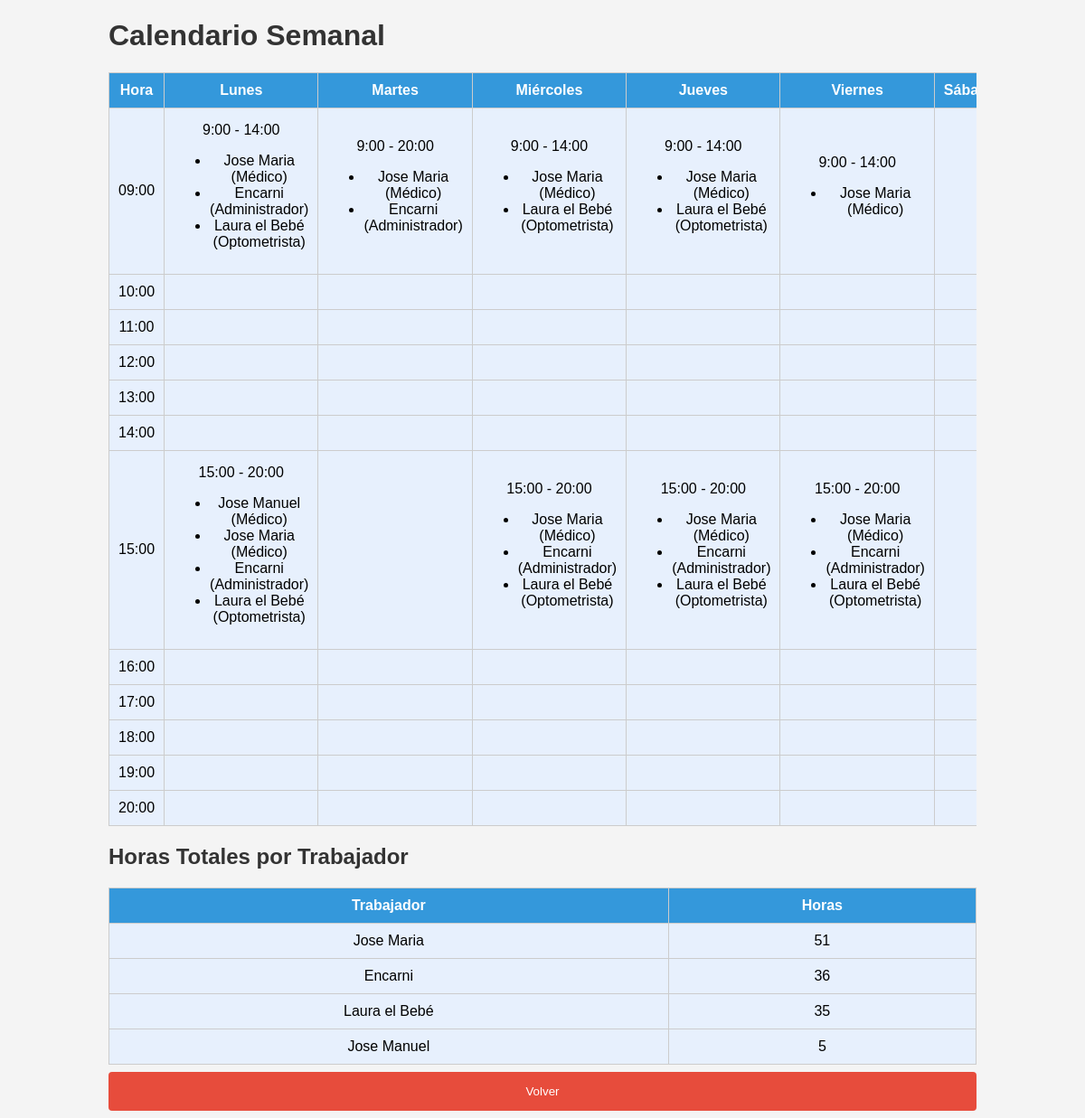
/generate_schedule, run on the app's committed database.
### models.py (models this page shows)
class Nurse(db.Model):
    id = db.Column(db.Integer, primary_key=True)
    name = db.Column(db.String(50), nullable=False)
    role = db.Column(db.String(50), nullable=False)  # Nuevo campo para roles
    availabilities = db.relationship('Availability', backref='nurse', cascade='all, delete-orphan', lazy=True)

### app.py (the view)
@app.route('/generate_schedule')
def generate_schedule():
    nurses = Nurse.query.all()
    required_hours = {
        'Monday': [('09:00', '14:00'), ('15:00', '20:00')],
        'Tuesday': [('09:00', '14:00'), ('15:00', '20:00')],
        'Wednesday': [('09:00', '14:00'), ('15:00', '20:00')],
        'Thursday': [('09:00', '14:00'), ('15:00', '20:00')],
        'Friday': [('09:00', '14:00'), ('15:00', '20:00')]
    }
    scheduler = NurseScheduler(required_hours)
    for nurse in nurses:
        for availability in nurse.availabilities:
            scheduler.add_availability(nurse.name, nurse.role, availability.day, availability.start_time, availability.end_time)
    schedule, unassigned_hours = scheduler.generate_schedule()
    processed_schedule = {day: [] for day in ['Monday', 'Tuesday', 'Wednesday', 'Thursday', 'Friday', 'Saturday', 'Sunday']}
    nurse_hours = defaultdict(int)
    for day, periods in schedule.items():
        if periods:
            current_nurses = None
            current_start = None
            current_end = None
            for (start, end), nurses in sorted(periods.items()):
                start_hour = int(start[:2])
                end_hour = int(end[:2])
                duration = end_hour - start_hour
                if current_nurses is None:
                    current_nurses = sorted(nurses, key=lambda x: x[1] != 'Médico')  # Ordenar para que los médicos estén primero
                    current_start = start_hour
                    current_end = end_hour
                elif current_nurses == nurses:
                    current_end = end_hour
                else:
                    processed_schedule[day].append({
                        'start': current_start,
                        'end': current_end,
                        'nurses': sorted(current_nurses, key=lambda x: x[1] != 'Médico')  # Ordenar para que los médicos estén primero
                    })
                    for nurse, role in current_nurses:
                        nurse_hours[nurse] += (current_end - current_start)
                    current_nurses = sorted(nurses, key=lambda x: x[1] != 'Médico')  # Ordenar para que los médicos estén primero
                    current_start = start_hour
                    current_end = end_hour
            if current_nurses is not None:
                processed_schedule[day].append({
                    'start': current_start,
                    'end': current_end,
                    'nurses': sorted(current_nurses, key=lambda x: x[1] != 'Médico')  # Ordenar para que los médicos estén primero
                })
                for nurse, role in current_nurses:
                    nurse_hours[nurse] += (current_end - current_start)
    unassigned_message = None
    unassigned_details = []
    for day, periods in unassigned_hours.items():
        for period in periods:
            unassigned_details.append(f"{day}: {period[0]} - {period[1]}")
    if unassigned_details:
        unassigned_message = "Las siguientes horas no pudieron ser cubiertas:\n" + "\n".join(unassigned_details)
    return render_template('schedule.html', schedule=processed_schedule, nurse_hours=nurse_hours, unassigned_message=unassigned_message)

### scheduler.py (called while the page is built)
    def add_availability(self, nurse_name, nurse_role, day, start_time, end_time):
        self.availabilities[day].append((nurse_name, nurse_role, start_time, end_time))

### templates/schedule.html (shortened to what this page needs)
<!DOCTYPE html>
<html lang="en">
<head>
    <link rel="stylesheet" href="{{ url_for('static', filename='styles.css') }}">
</head>
<body>
    <div class="container">
        <h1>Calendario Semanal</h1>
        <table class="calendar">
            <thead>
                <tr>
                    <th>Hora</th>
                    <th>Lunes</th>
                    <th>Martes</th>
                    <th>Miércoles</th>
                    <th>Jueves</th>
                    <th>Viernes</th>
                    <th>Sábado</th>
                </tr>
            </thead>
            <tbody>
                {% for hour in range(9, 21) %}
                    <tr>
                        <td>{{ "%02d:00" % hour }}</td>
                        {% for day in ['Monday', 'Tuesday', 'Wednesday', 'Thursday', 'Friday', 'Saturday', 'Sunday'] %}
                            <td>
                                {% for period in schedule[day] %}
                                    {% if period.start == hour %}
                                        <div>{{ period.start }}:00 - {{ period.end }}:00</div>
                                        <ul>
                                            {% for nurse, role in period.nurses %}
                                                <li>{{ nurse }} ({{ role }})</li>
                                            {% endfor %}
                                        </ul>
                                    {% endif %}
                                {% endfor %}
                            </td>
                        {% endfor %}
                    </tr>
                {% endfor %}
            </tbody>
        </table>
        <h2>Horas Totales por Trabajador</h2>
        <table class="nurse-hours">
            <thead>
                <tr>
                    <th>Trabajador</th>
                    <th>Horas</th>
                </tr>
            </thead>
            <tbody>
                {% for nurse, hours in nurse_hours.items() %}
                    <tr>
                        <td>{{ nurse }}</td>
                        <td>{{ hours }}</td>
                    </tr>
                {% endfor %}
            </tbody>
        </table>
        <button class="cancel" onclick="window.location.href='/'">Volver</button>
    </div>
</body>
</html>

### static/styles.css (style rules this page uses)
body { font-family: Arial, sans-serif; background-color: #f4f4f4; margin: 0; padding: 0; }
.container { width: 80%; margin: auto; overflow: hidden; }
h1, h2, h3 { color: #333; }
button { width: 100%; background-color: #3498db; color: white; padding: 14px 20px; margin: 8px 0; border: none; border-radius: 4px; cursor: pointer; }
button.cancel { background-color: #e74c3c; }
.calendar { width: 100%; border-collapse: collapse; margin-bottom: 20px; }
.calendar th, .calendar td { border: 1px solid #ccc; padding: 10px; text-align: center; }
.calendar th { background-color: #3498db; color: white; }
.calendar td { background-color: #e7f0fd; }
.calendar td div { margin: 5px 0; }
.nurse-hours { width: 100%; border-collapse: collapse; }
.nurse-hours th, .nurse-hours td { border: 1px solid #ccc; padding: 10px; text-align: center; }
.nurse-hours th { background-color: #3498db; color: white; }
.nurse-hours td { background-color: #e7f0fd; }

### data on the page
Nurse: name "Jose Maria", role "Médico", hours "51"
Nurse: name "Encarni", role "Administrador", hours "36"
Nurse: name "Laura el Bebé", role "Optometrista", hours "35"
Nurse: name "Jose Manuel", role "Médico", hours "5"

### other printed values
{{ "%02d:00" % hour }} "09:00" "10:00" "11:00" "12:00" "13:00" "14:00" "15:00" "16:00" "17:00" "18:00" "19:00" "20:00"
{{ period.start }} "9" "9" "9" "9" "9" "15" "15" "15" "15"
{{ period.end }} "14" "20" "14" "14" "14" "20" "20" "20" "20"
